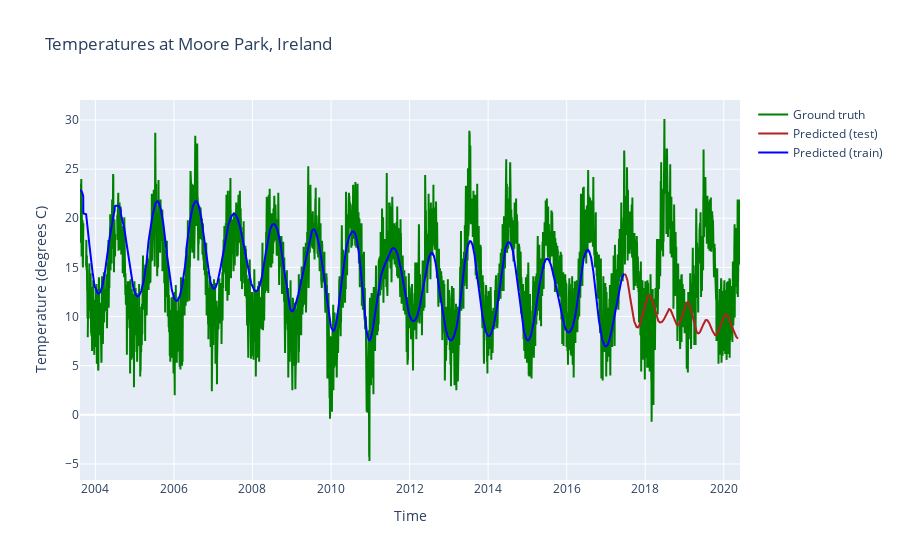

Notebook cell for this chart:
### Markdown cell above
### Model definition and training
We'l create a simple multi-layer perceptron - a stack of fully-connected layers - using the snake activation function.  Note that the final layer has no activation function, because this is a regression problem.

### Code cell
# create class for basic fully-connected deep neural network
from torch import nn
class RegressSnake(nn.Module):
    '''
    Simple fully-connected network to try out periodic activations with snake
    '''
    def __init__(self, width=256, alpha=1):
        super().__init__()

        # initialize layers
        self.fc1 = nn.Linear(1, width)
        self.fc2 = nn.Linear(width, width)
        self.fc3 = nn.Linear(width, width)
        self.fc4 = nn.Linear(width, 1)

        # initialize Soft Exponential activation
        self.a1 = Snake(width, alpha)
        self.a2 = Snake(width, alpha)
        self.a3 = Snake(width, alpha)

    def forward(self, x):
        # make sure the input tensor is flattened
        x = x.view(x.shape[0], -1)

        # apply snake
        x = self.a1(self.fc1(x))
        x = self.a2(self.fc2(x))
        x = self.a3(self.fc3(x))
        x = self.fc4(x) # No activation here because we are doing regression

        return x
    
model = RegressSnake(width=512, alpha=20)
df_train = df[0:5000]
df_test = df[5000:]

train_model(model, df_train, df_test, epochs=1000, samples_per_epoch=5000, learning_rate=0.001, batch_size=512)
plot_model(model, df, test_offset = df_train.shape[0])

### Figure 1 — Plotly figure (JSON) as saved in the notebook; plotly's stock layout.template omitted (floating-point values rounded to 4 significant figures; data arrays with more than 128 entries replaced by an {"elided": "..."} marker saying what was removed)
{"data": [{"line": {"color": "green", "width": 2}, "name": "Ground truth", "type": "scatter", "x": {"elided": "6075 str values"}, "y": {"elided": "6075 float values"}}, {"line": {"color": "firebrick", "width": 2}, "name": "Predicted (test)", "type": "scatter", "x": {"elided": "1075 str values"}, "y": {"elided": "1056 float values"}}, {"line": {"color": "blue", "width": 2}, "name": "Predicted (train)", "type": "scatter", "x": {"elided": "5000 str values"}, "y": {"elided": "5000 float values"}}], "layout": {"title": {"text": "Temperatures at Moore Park, Ireland"}, "xaxis": {"title": {"text": "Time"}}, "yaxis": {"title": {"text": "Temperature (degrees C)"}}}}
